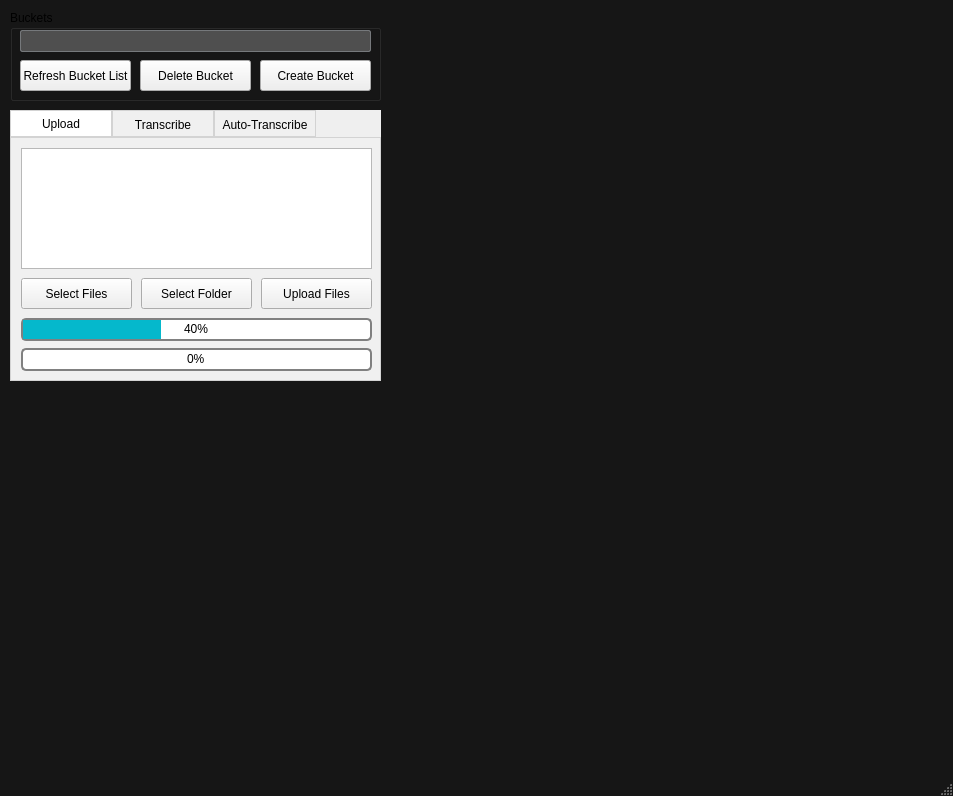
<?xml version="1.0" encoding="UTF-8"?>
<ui version="4.0">
 <class>MainWindow</class>
 <widget class="QMainWindow" name="MainWindow">
  <property name="windowModality">
   <enum>Qt::WindowModal</enum>
  </property>
  <property name="geometry">
   <rect>
    <x>0</x>
    <y>0</y>
    <width>953</width>
    <height>796</height>
   </rect>
  </property>
  <property name="sizePolicy">
   <sizepolicy hsizetype="Preferred" vsizetype="Preferred">
    <horstretch>0</horstretch>
    <verstretch>0</verstretch>
   </sizepolicy>
  </property>
  <property name="palette">
   <palette>
    <active>
     <colorrole role="Button">
      <brush brushstyle="SolidPattern">
       <color alpha="255">
        <red>22</red>
        <green>22</green>
        <blue>22</blue>
       </color>
      </brush>
     </colorrole>
     <colorrole role="Base">
      <brush brushstyle="SolidPattern">
       <color alpha="255">
        <red>22</red>
        <green>22</green>
        <blue>22</blue>
       </color>
      </brush>
     </colorrole>
     <colorrole role="Window">
      <brush brushstyle="SolidPattern">
       <color alpha="255">
        <red>22</red>
        <green>22</green>
        <blue>22</blue>
       </color>
      </brush>
     </colorrole>
     <colorrole role="AlternateBase">
      <brush brushstyle="SolidPattern">
       <color alpha="255">
        <red>246</red>
        <green>246</green>
        <blue>246</blue>
       </color>
      </brush>
     </colorrole>
    </active>
    <inactive>
     <colorrole role="Button">
      <brush brushstyle="SolidPattern">
       <color alpha="255">
        <red>22</red>
        <green>22</green>
        <blue>22</blue>
       </color>
      </brush>
     </colorrole>
     <colorrole role="Base">
      <brush brushstyle="SolidPattern">
       <color alpha="255">
        <red>22</red>
        <green>22</green>
        <blue>22</blue>
       </color>
      </brush>
     </colorrole>
     <colorrole role="Window">
      <brush brushstyle="SolidPattern">
       <color alpha="255">
        <red>22</red>
        <green>22</green>
        <blue>22</blue>
       </color>
      </brush>
     </colorrole>
     <colorrole role="AlternateBase">
      <brush brushstyle="SolidPattern">
       <color alpha="255">
        <red>246</red>
        <green>246</green>
        <blue>246</blue>
       </color>
      </brush>
     </colorrole>
    </inactive>
    <disabled>
     <colorrole role="Button">
      <brush brushstyle="SolidPattern">
       <color alpha="255">
        <red>22</red>
        <green>22</green>
        <blue>22</blue>
       </color>
      </brush>
     </colorrole>
     <colorrole role="Base">
      <brush brushstyle="SolidPattern">
       <color alpha="255">
        <red>22</red>
        <green>22</green>
        <blue>22</blue>
       </color>
      </brush>
     </colorrole>
     <colorrole role="Window">
      <brush brushstyle="SolidPattern">
       <color alpha="255">
        <red>22</red>
        <green>22</green>
        <blue>22</blue>
       </color>
      </brush>
     </colorrole>
     <colorrole role="AlternateBase">
      <brush brushstyle="SolidPattern">
       <color alpha="255">
        <red>246</red>
        <green>246</green>
        <blue>246</blue>
       </color>
      </brush>
     </colorrole>
    </disabled>
   </palette>
  </property>
  <property name="contextMenuPolicy">
   <enum>Qt::DefaultContextMenu</enum>
  </property>
  <property name="windowTitle">
   <string>MainWindow</string>
  </property>
  <property name="styleSheet">
   <string notr="true">QMainWindow, QWidget#centralwidget{
	background-color: rgb(22, 22, 22);
}</string>
  </property>
  <property name="tabShape">
   <enum>QTabWidget::Rounded</enum>
  </property>
  <widget class="QWidget" name="centralwidget">
   <widget class="QGroupBox" name="buckets">
    <property name="geometry">
     <rect>
      <x>10</x>
      <y>10</y>
      <width>371</width>
      <height>91</height>
     </rect>
    </property>
    <property name="sizeIncrement">
     <size>
      <width>0</width>
      <height>0</height>
     </size>
    </property>
    <property name="autoFillBackground">
     <bool>false</bool>
    </property>
    <property name="styleSheet">
     <string notr="true">QComboBox, QAbstractItemView{
	background-color: #4f4f4f;
	color: #999999;
	selection-background-color: #999999;
	selection-color: #4f4f4f;

	border: 1px solid #76797C;
	border-radius: 2px;
	min-width: 75px;
}

QAbstractItemView {
	background-color: #232629;
    border-radius: 2px;
    border: 1px solid #76797C;
    selection-background-color: #3daee9;
}

QComboBox::drop-down
{
    subcontrol-origin: padding;
    subcontrol-position: top right;
    width: 2em;

    border-left-width: -2px;
    border-left-color: darkgray;
    border-left-style: solid;
    border-top-right-radius: 2px;
    border-bottom-right-radius: 3px;
}

QComboBox::down-arrow
{
    image: url(:/icons/downArrow.png);
}
QComboBox::down-arrow:on, QComboBox::down-arrow:hover,
QComboBox::down-arrow:focus
{
    image: url(:/icons/downArrow.png);
}</string>
    </property>
    <property name="title">
     <string>Buckets</string>
    </property>
    <property name="flat">
     <bool>false</bool>
    </property>
    <widget class="QPushButton" name="deleteBucketsBTN">
     <property name="enabled">
      <bool>true</bool>
     </property>
     <property name="geometry">
      <rect>
       <x>130</x>
       <y>50</y>
       <width>111</width>
       <height>31</height>
      </rect>
     </property>
     <property name="toolTip">
      <string>&lt;html&gt;&lt;head/&gt;&lt;body&gt;&lt;p&gt;Deletes the current Bucket&lt;/p&gt;&lt;/body&gt;&lt;/html&gt;</string>
     </property>
     <property name="text">
      <string>Delete Bucket</string>
     </property>
    </widget>
    <widget class="QPushButton" name="createBucketsBTN">
     <property name="enabled">
      <bool>true</bool>
     </property>
     <property name="geometry">
      <rect>
       <x>250</x>
       <y>50</y>
       <width>111</width>
       <height>31</height>
      </rect>
     </property>
     <property name="toolTip">
      <string>&lt;html&gt;&lt;head/&gt;&lt;body&gt;&lt;p&gt;Creates a new Bucket&lt;/p&gt;&lt;/body&gt;&lt;/html&gt;</string>
     </property>
     <property name="whatsThis">
      <string>&lt;html&gt;&lt;head/&gt;&lt;body&gt;&lt;p&gt;I am youuuu&lt;/p&gt;&lt;/body&gt;&lt;/html&gt;</string>
     </property>
     <property name="text">
      <string>Create Bucket</string>
     </property>
    </widget>
    <widget class="QComboBox" name="bucketListCB">
     <property name="geometry">
      <rect>
       <x>10</x>
       <y>20</y>
       <width>351</width>
       <height>22</height>
      </rect>
     </property>
     <property name="acceptDrops">
      <bool>false</bool>
     </property>
     <property name="toolTip">
      <string>&lt;html&gt;&lt;head/&gt;&lt;body&gt;&lt;p&gt;Load Buckets to Refresh List&lt;/p&gt;&lt;/body&gt;&lt;/html&gt;</string>
     </property>
     <property name="editable">
      <bool>false</bool>
     </property>
     <property name="currentText">
      <string extracomment="Buckets (Load Buckets to Refresh)"/>
     </property>
    </widget>
    <widget class="QPushButton" name="refreshBucketsBTN">
     <property name="enabled">
      <bool>true</bool>
     </property>
     <property name="geometry">
      <rect>
       <x>10</x>
       <y>50</y>
       <width>111</width>
       <height>31</height>
      </rect>
     </property>
     <property name="toolTip">
      <string>&lt;html&gt;&lt;head/&gt;&lt;body&gt;&lt;p&gt;Get the current valid Buckets in your account&lt;/p&gt;&lt;/body&gt;&lt;/html&gt;</string>
     </property>
     <property name="text">
      <string>Refresh Bucket List</string>
     </property>
    </widget>
   </widget>
   <widget class="QTabWidget" name="tabW">
    <property name="geometry">
     <rect>
      <x>10</x>
      <y>110</y>
      <width>371</width>
      <height>271</height>
     </rect>
    </property>
    <property name="sizePolicy">
     <sizepolicy hsizetype="Expanding" vsizetype="Expanding">
      <horstretch>0</horstretch>
      <verstretch>0</verstretch>
     </sizepolicy>
    </property>
    <property name="baseSize">
     <size>
      <width>371</width>
      <height>241</height>
     </size>
    </property>
    <property name="layoutDirection">
     <enum>Qt::LeftToRight</enum>
    </property>
    <property name="autoFillBackground">
     <bool>true</bool>
    </property>
    <property name="styleSheet">
     <string notr="true">QTabWidget::pane{
	background: rgb(240, 240, 240);
	border:  1px solid lightgray;
}
QTabBar::tab{
	background: rgb(240, 240, 240);
	border : 1px solid lightgray;
	width: 100px;
	height: 25px;
}
QTabBar::tab:selected{
	background: rgb(255, 255, 255);
	border : 1px solid lightgray;
	width: 100px;
	height: 25px;
}</string>
    </property>
    <property name="tabPosition">
     <enum>QTabWidget::North</enum>
    </property>
    <property name="tabShape">
     <enum>QTabWidget::Rounded</enum>
    </property>
    <property name="currentIndex">
     <number>0</number>
    </property>
    <property name="elideMode">
     <enum>Qt::ElideMiddle</enum>
    </property>
    <property name="usesScrollButtons">
     <bool>false</bool>
    </property>
    <property name="movable">
     <bool>false</bool>
    </property>
    <widget class="QWidget" name="uploadTab">
     <property name="minimumSize">
      <size>
       <width>371</width>
       <height>271</height>
      </size>
     </property>
     <property name="styleSheet">
      <string notr="true">QProgressBar{
	border: 2px solid grey;
	border-radius: 5px;
	text-align: center;
}
QProgressBar::chunk{
	background-color: #05B8CC;
	color: black;
}</string>
     </property>
     <attribute name="title">
      <string>Upload</string>
     </attribute>
     <widget class="QPushButton" name="uploadFilesBTN">
      <property name="geometry">
       <rect>
        <x>250</x>
        <y>140</y>
        <width>111</width>
        <height>31</height>
       </rect>
      </property>
      <property name="text">
       <string>Upload Files</string>
      </property>
     </widget>
     <widget class="QProgressBar" name="progressAllFiles">
      <property name="geometry">
       <rect>
        <x>10</x>
        <y>210</y>
        <width>351</width>
        <height>23</height>
       </rect>
      </property>
      <property name="value">
       <number>0</number>
      </property>
     </widget>
     <widget class="QPushButton" name="addFileBTN">
      <property name="geometry">
       <rect>
        <x>10</x>
        <y>140</y>
        <width>111</width>
        <height>31</height>
       </rect>
      </property>
      <property name="text">
       <string>Select Files</string>
      </property>
     </widget>
     <widget class="QProgressBar" name="progressCurrentFile">
      <property name="geometry">
       <rect>
        <x>10</x>
        <y>180</y>
        <width>351</width>
        <height>23</height>
       </rect>
      </property>
      <property name="value">
       <number>40</number>
      </property>
     </widget>
     <widget class="QListWidget" name="fileListWidg">
      <property name="geometry">
       <rect>
        <x>10</x>
        <y>10</y>
        <width>351</width>
        <height>121</height>
       </rect>
      </property>
      <property name="resizeMode">
       <enum>QListView::Adjust</enum>
      </property>
      <property name="viewMode">
       <enum>QListView::ListMode</enum>
      </property>
      <property name="modelColumn">
       <number>0</number>
      </property>
     </widget>
     <widget class="QPushButton" name="addFolderBTN">
      <property name="geometry">
       <rect>
        <x>130</x>
        <y>140</y>
        <width>111</width>
        <height>31</height>
       </rect>
      </property>
      <property name="text">
       <string>Select Folder</string>
      </property>
     </widget>
    </widget>
    <widget class="QWidget" name="transcribeTab">
     <property name="minimumSize">
      <size>
       <width>371</width>
       <height>241</height>
      </size>
     </property>
     <property name="styleSheet">
      <string notr="true">QProgressBar{
	border: 2px solid grey;
	border-radius: 5px;
	text-align: center;
}
QProgressBar::chunk{
	background-color: #05B8CC;
}
QListView{
	border: 2px solid grey;
	border-radius: 5px;
}</string>
     </property>
     <attribute name="title">
      <string>Transcribe</string>
     </attribute>
     <widget class="QPushButton" name="getBucketContentBTN">
      <property name="geometry">
       <rect>
        <x>10</x>
        <y>170</y>
        <width>111</width>
        <height>31</height>
       </rect>
      </property>
      <property name="text">
       <string>List Contents</string>
      </property>
     </widget>
     <widget class="QLineEdit" name="subDownFolderTXT">
      <property name="geometry">
       <rect>
        <x>10</x>
        <y>140</y>
        <width>311</width>
        <height>21</height>
       </rect>
      </property>
      <property name="inputMask">
       <string/>
      </property>
      <property name="dragEnabled">
       <bool>false</bool>
      </property>
      <property name="readOnly">
       <bool>true</bool>
      </property>
      <property name="placeholderText">
       <string>Subtitle folder</string>
      </property>
      <property name="clearButtonEnabled">
       <bool>false</bool>
      </property>
     </widget>
     <widget class="QToolButton" name="subDownFolderBTN">
      <property name="geometry">
       <rect>
        <x>330</x>
        <y>140</y>
        <width>31</width>
        <height>21</height>
       </rect>
      </property>
      <property name="text">
       <string>...</string>
      </property>
     </widget>
     <widget class="QListView" name="bucketFileListMod">
      <property name="geometry">
       <rect>
        <x>10</x>
        <y>10</y>
        <width>351</width>
        <height>121</height>
       </rect>
      </property>
      <property name="editTriggers">
       <set>QAbstractItemView::NoEditTriggers</set>
      </property>
     </widget>
     <widget class="QPushButton" name="genSubtitleBTN">
      <property name="geometry">
       <rect>
        <x>250</x>
        <y>170</y>
        <width>111</width>
        <height>31</height>
       </rect>
      </property>
      <property name="text">
       <string>Transcribe</string>
      </property>
     </widget>
    </widget>
    <widget class="QWidget" name="allTab">
     <property name="minimumSize">
      <size>
       <width>369</width>
       <height>212</height>
      </size>
     </property>
     <attribute name="title">
      <string>Auto-Transcribe</string>
     </attribute>
    </widget>
   </widget>
  </widget>
  <widget class="QStatusBar" name="statusbar">
   <property name="mouseTracking">
    <bool>true</bool>
   </property>
  </widget>
 </widget>
 <tabstops>
  <tabstop>bucketListCB</tabstop>
  <tabstop>refreshBucketsBTN</tabstop>
  <tabstop>deleteBucketsBTN</tabstop>
  <tabstop>createBucketsBTN</tabstop>
  <tabstop>fileListWidg</tabstop>
  <tabstop>addFileBTN</tabstop>
  <tabstop>addFolderBTN</tabstop>
  <tabstop>uploadFilesBTN</tabstop>
  <tabstop>bucketFileListMod</tabstop>
  <tabstop>subDownFolderTXT</tabstop>
  <tabstop>subDownFolderBTN</tabstop>
  <tabstop>getBucketContentBTN</tabstop>
  <tabstop>genSubtitleBTN</tabstop>
 </tabstops>
 <resources>
  <include location="resources.qrc"/>
 </resources>
 <connections/>
</ui>
